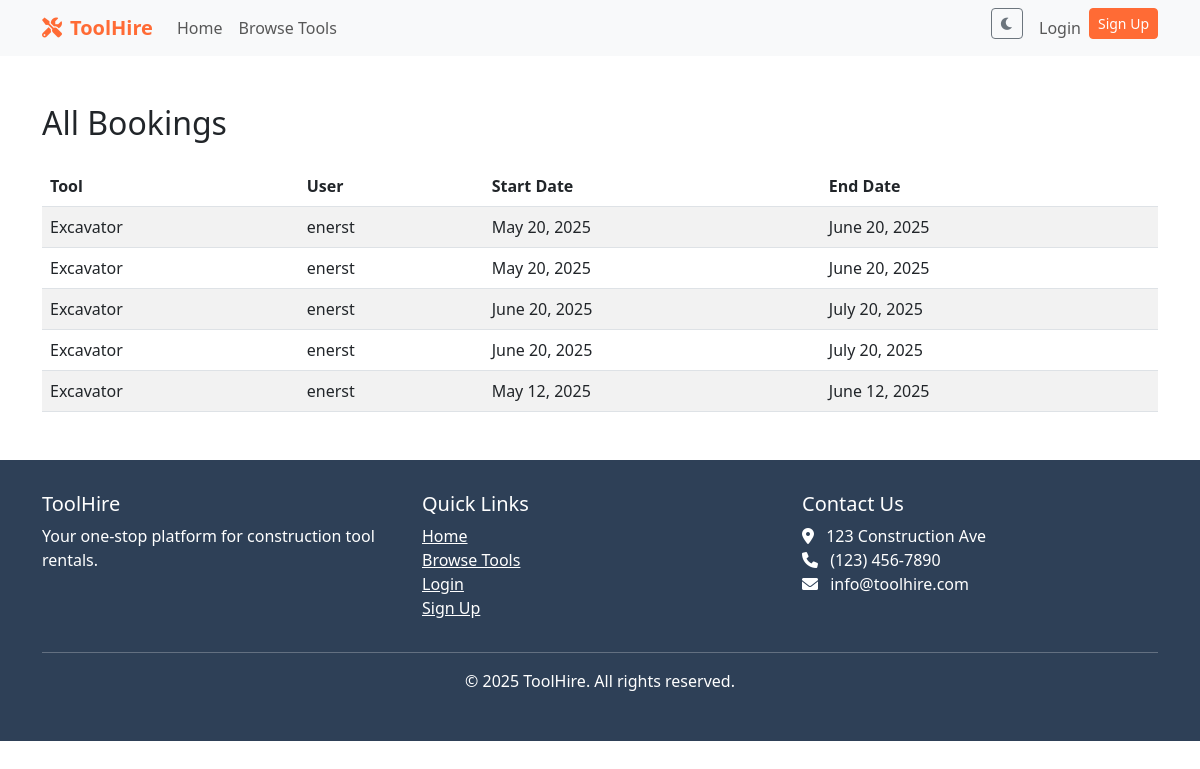
Screenshot of /tools/bookings/ with the database file from the repository.
### tools/models.py (models this page shows, shortened)
class Booking(models.Model):
    tool = models.ForeignKey('Tool', on_delete=models.CASCADE, related_name='bookings_available')  # Use unique related_name
    user = models.ForeignKey(settings.AUTH_USER_MODEL, on_delete=models.CASCADE, related_name='tool_bookings')
    start_date = models.DateField()
    end_date = models.DateField()

class Tool(models.Model):
    CONDITION_CHOICES = (
        ('new', 'New'),
        ('excellent', 'Excellent'),
        ('good', 'Good'),
        ('fair', 'Fair'),
        ('poor', 'Poor'),
    )
    name = models.CharField(max_length=200)
    description = models.TextField()
    category = models.ForeignKey(Category, on_delete=models.CASCADE, related_name='tools')
    owner = models.ForeignKey(CustomUser, on_delete=models.CASCADE, related_name='tools')
    condition = models.CharField(max_length=10, choices=CONDITION_CHOICES, default='good')
    price_per_day = models.DecimalField(max_digits=10, decimal_places=2)
    price_per_week = models.DecimalField(max_digits=10, decimal_places=2, null=True, blank=True)
    price_per_month = models.DecimalField(max_digits=10, decimal_places=2, null=True, blank=True)
    price_per_year = models.DecimalField(max_digits=10, decimal_places=2, null=True, blank=True)
    location = models.CharField(max_length=200)
    available = models.BooleanField(default=True)
    created_at = models.DateTimeField(auto_now_add=True)
    updated_at = models.DateTimeField(auto_now=True)

### accounts/models.py (models this page shows, shortened)
class CustomUser(AbstractUser):
    phone_number = models.CharField(max_length=15, blank=True)
    address = models.TextField(blank=True)
    is_tool_owner = models.BooleanField(default=False)
    profile_picture = models.ImageField(upload_to='profile_pics/', blank=True, null=True)
    dark_mode = models.BooleanField(default=False)

### tools/views.py (the view)
# urls.py: path('', views.booking_list, name='booking_list'),
def booking_list(request):
    bookings = Booking.objects.all()
    return render(request, 'tools/booking_list.html', {'bookings': bookings})

### templates/tools/booking_list.html
{% extends 'base.html' %}
{% block content %}
<div class="container mt-5">
    <h2 class="mb-4">All Bookings</h2>
    {% if bookings %}
        <table class="table table-striped">
            <thead>
                <tr>
                    <th>Tool</th>
                    <th>User</th>
                    <th>Start Date</th>
                    <th>End Date</th>
                </tr>
            </thead>
            <tbody>
                {% for booking in bookings %}
                <tr>
                    <td>{{ booking.tool.name }}</td>
                    <td>{{ booking.user.username }}</td>
                    <td>{{ booking.start_date }}</td>
                    <td>{{ booking.end_date }}</td>
                </tr>
                {% endfor %}
            </tbody>
        </table>
    {% else %}
        <p>No bookings found.</p>
    {% endif %}
</div>
{% endblock %}

### templates/base.html (style rules this page uses)
:root { --primary-color: #ff6b35; --secondary-color: #2e4057; --light-color: #f8f9fa; --dark-color: #212529; }

### rows the page displays
Booking: tool.name "Excavator", user.username "enerst", start_date "May 20, 2025", end_date "June 20, 2025"
Booking: tool.name "Excavator", user.username "enerst", start_date "May 20, 2025", end_date "June 20, 2025"
Booking: tool.name "Excavator", user.username "enerst", start_date "June 20, 2025", end_date "July 20, 2025"
Booking: tool.name "Excavator", user.username "enerst", start_date "June 20, 2025", end_date "July 20, 2025"
Booking: tool.name "Excavator", user.username "enerst", start_date "May 12, 2025", end_date "June 12, 2025"
